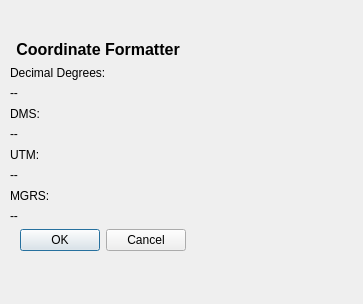
<?xml version="1.0" encoding="UTF-8"?>
<ui version="4.0">
 <class>CoordinateFormatingDialogBase</class>
 <widget class="QDialog" name="CoordinateFormatingDialogBase">
  <property name="geometry">
   <rect>
    <x>0</x>
    <y>0</y>
    <width>363</width>
    <height>304</height>
   </rect>
  </property>
  <property name="windowTitle">
   <string>Coordinate Formatter</string>
  </property>
  <widget class="QWidget" name="layoutWidget">
   <property name="geometry">
    <rect>
     <x>10</x>
     <y>40</y>
     <width>176</width>
     <height>211</height>
    </rect>
   </property>
   <layout class="QVBoxLayout" name="verticalLayout">
    <item>
     <widget class="QLabel" name="label">
      <property name="font">
       <font>
        <pointsize>12</pointsize>
        <weight>75</weight>
        <bold>true</bold>
       </font>
      </property>
      <property name="text">
       <string>Coordinate Formatter</string>
      </property>
      <property name="alignment">
       <set>Qt::AlignCenter</set>
      </property>
     </widget>
    </item>
    <item>
     <widget class="QLabel" name="label_2">
      <property name="text">
       <string>Decimal Degrees:</string>
      </property>
     </widget>
    </item>
    <item>
     <widget class="QLabel" name="decimalLabel">
      <property name="text">
       <string>--</string>
      </property>
     </widget>
    </item>
    <item>
     <widget class="QLabel" name="label_3">
      <property name="text">
       <string>DMS:</string>
      </property>
     </widget>
    </item>
    <item>
     <widget class="QLabel" name="dmsLabel">
      <property name="text">
       <string>--</string>
      </property>
     </widget>
    </item>
    <item>
     <widget class="QLabel" name="label_4">
      <property name="text">
       <string>UTM:</string>
      </property>
     </widget>
    </item>
    <item>
     <widget class="QLabel" name="utmLabel">
      <property name="text">
       <string>--</string>
      </property>
     </widget>
    </item>
    <item>
     <widget class="QLabel" name="label_5">
      <property name="text">
       <string>MGRS:</string>
      </property>
     </widget>
    </item>
    <item>
     <widget class="QLabel" name="mgrsLabel">
      <property name="text">
       <string>--</string>
      </property>
     </widget>
    </item>
    <item>
     <widget class="QDialogButtonBox" name="button_box">
      <property name="orientation">
       <enum>Qt::Horizontal</enum>
      </property>
      <property name="standardButtons">
       <set>QDialogButtonBox::Cancel|QDialogButtonBox::Ok</set>
      </property>
     </widget>
    </item>
   </layout>
  </widget>
 </widget>
 <resources/>
 <connections>
  <connection>
   <sender>button_box</sender>
   <signal>accepted()</signal>
   <receiver>CoordinateFormatingDialogBase</receiver>
   <slot>accept()</slot>
   <hints>
    <hint type="sourcelabel">
     <x>20</x>
     <y>20</y>
    </hint>
    <hint type="destinationlabel">
     <x>20</x>
     <y>20</y>
    </hint>
   </hints>
  </connection>
  <connection>
   <sender>button_box</sender>
   <signal>rejected()</signal>
   <receiver>CoordinateFormatingDialogBase</receiver>
   <slot>reject()</slot>
   <hints>
    <hint type="sourcelabel">
     <x>20</x>
     <y>20</y>
    </hint>
    <hint type="destinationlabel">
     <x>20</x>
     <y>20</y>
    </hint>
   </hints>
  </connection>
 </connections>
</ui>
